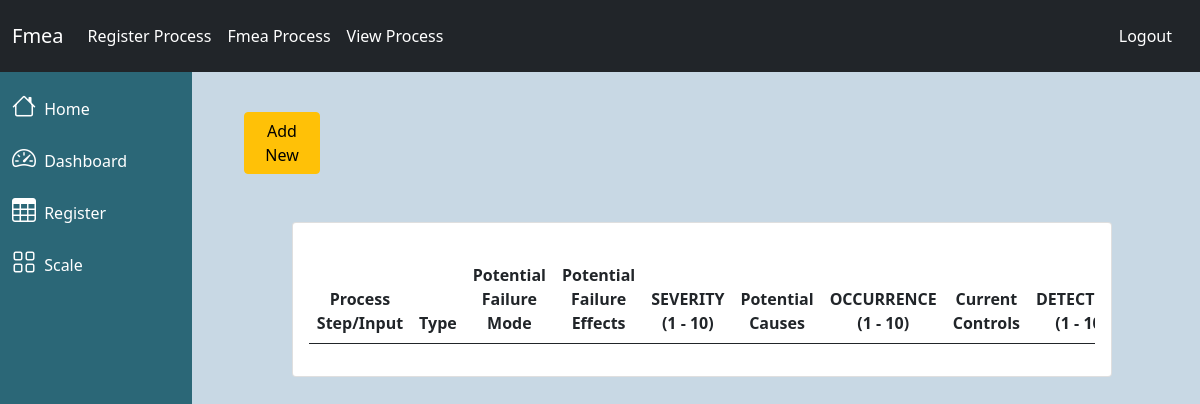
The page /fmea/fmView (signed in) on the database as committed earlier.
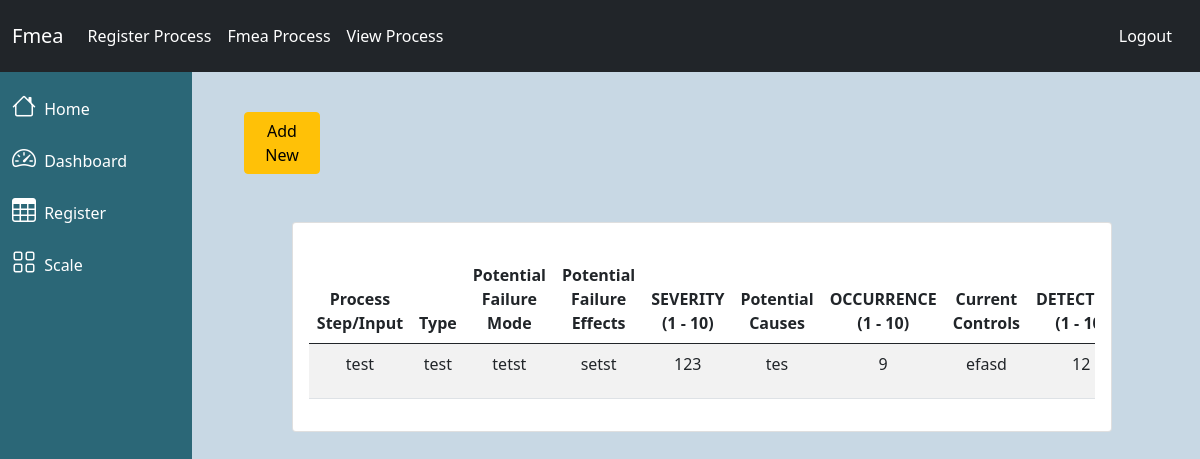
The same page on the database as committed later.
### fmea_form/models.py (models this page shows, shortened)
class FmeaProcess(models.Model):
    fmeaRegister= models.ForeignKey(FmeaRegister, on_delete=models.CASCADE)
    processStep= models.CharField(max_length=300)
    processType=models.CharField(max_length=300,null=True)
    potentialFaliureMode= models.CharField(max_length=300)
    potentialFailureEffect= models.CharField(max_length=300)
    severity = models.IntegerField(default=0)
    potentialCause= models.CharField(max_length=300)
    occurence = models.IntegerField(choices=occurance_choices,default=0)
    currentControls= models.CharField(max_length=300)
    detection = models.IntegerField(default=0)
    actionRecommended= models.CharField(max_length=300)
    responsiblePerson= models.CharField(max_length=200)
    actionTaken= models.CharField(max_length=300)
    @property
    def rpn(self):
        return self.severity*self.occurence*self.detection

### fmea_form/views.py (the view)
# urls.py: path('fmView',views.view_process,name="view_fmea"),
@login_required
def view_process(request):
    context={}
    context["dataset"]=FmeaProcess.objects.all()
    return render(request,"view_process.html",context)

### fmea_form/templates/view_process.html (shortened to what this page needs)
{% extends "base.html" %}
{% load static %}
{% load crispy_forms_tags %}
{% block content %}
  <div class="container-fluid contact">
        <div class="text-right mb-2">
            <a href="{% url 'fmeaprocess' %}"><button class="btn btn-warning col-md-1">Add New</button></a>
        </div>
      <div class="card m-5 p-3" >
          <div class="table-responsive">
              <table class="table table-striped  text-center mt-3" id="table_id" >
                  <thead class="thead-dark">
                    <tr>
                       <th>Process Step/Input</th>
                       <th>Type</th>
                       <th>Potential Failure Mode</th>
                       <th>Potential Failure Effects</th>
                       <th>SEVERITY (1 - 10)</th>
                       <th>Potential Causes</th>
                       <th>OCCURRENCE (1 - 10)</th>
                       <th>Current Controls</th>
                       <th>DETECTION (1 - 10)</th>
                      </tr>
                    </thead>
                    <tbody>
                          {% for data in dataset %}
                          <tr>
                              <td>{{data.processStep}}</td>
                              <td>{{data.processType}}</td>
                              <td>{{data.potentialFaliureMode}}</td>
                              <td>{{data.potentialFailureEffect}}</td>
                              <td>{{data.severity}}</td>
                              <td>{{data.potentialCause}}</td>
                              <td>{{data.occurence}}</td>
                              <td>{{data.currentControls}}</td>
                              <td>{{data.detection}}</td>
                          </tr>
                          {% endfor %}
                    </tbody>
              </table>
          </div>
      </div>
  </div>
{% endblock %}

### fmea_form/templates/base.html (shortened to what this page needs)
{% load static %}
{% load crispy_forms_tags %}
<!DOCTYPE html>
<html lang="en">
<head>
    <link href="https://cdn.jsdelivr.net/npm/bootstrap@5.0.0/dist/css/bootstrap.min.css" rel="stylesheet">
    <link rel="stylesheet" href="https://cdn.jsdelivr.net/npm/bootstrap-icons@1.5.0/font/bootstrap-icons.css">
    <link rel="stylesheet" type="text/css" href="https://cdn.datatables.net/1.11.3/css/dataTables.bootstrap5.min.css">
    <link rel="stylesheet"  href="{%  static  'css/style.css'  %}">
</head>
<body>
    <nav class="navbar navbar-expand-lg bg-dark">
        <div class="container-fluid">
          <a class="navbar-brand" href="#">Fmea</a>
          <div class="collapse navbar-collapse" id="navbarText">
            <ul class="navbar-nav me-auto mb-2 mb-lg-0">
              <li class="nav-item">
                <a class="nav-link active" aria-current="page" href="{% url 'fmea' %}">Register Process</a>
              </li>
              <li class="nav-item">
                <a class="nav-link" href="{% url 'fmeaprocess' %}">Fmea Process</a>
              </li>
              <li class="nav-item">
                <a class="nav-link" href="{% url 'view_fmea' %}">View Process</a>
              </li>
            </ul>
            <span class="navbar-text">
              <a class="nav-link" href="{% url 'logout' %}">Logout</a>
            </span>
          </div>
        </div>
    </nav>
    <div class="row">
        <div class="col-auto col-md-3 col-xl-2 col-lg-3 px-sm-2 px-0 bg-side">
            <div class="d-flex flex-column align-items-center align-items-sm-start px-3 pt-2 text-white min-vh-100">
                <ul class="nav nav-pills flex-column mb-sm-auto mb-0 align-items-center align-items-sm-start" id="menu">
                    <li class="nav-item">
                        <a href="{% url 'index' %}" class="nav-link align-middle px-0">
                            <i class="fs-4 bi-house"></i> <span class="ms-1 d-none d-sm-inline">Home</span>
                        </a>
                    </li>
                    <li class="nav-item">
                        <a href="{% url 'view_fmea' %}" class="nav-link align-middle px-0">
                            <i class="fs-4 bi-speedometer2"></i> <span class="ms-1 d-none d-sm-inline">Dashboard</span>
                        </a>
                    </li>
                    <li class="nav-item">
                        <a href="{% url 'fmea' %}" class="nav-link align-middle px-0">
                            <i class="fs-4 bi-table"></i> <span class="ms-1 d-none d-sm-inline">Register</span>
                        </a>
                    </li>
                    <li class="nav-item">
                        <a href="{% url 'view_fmea' %}" class="nav-link align-middle px-0">
                            <i class="fs-4 bi-grid"></i> <span class="ms-1 d-none d-sm-inline">Scale</span>
                        </a>
                    </li>
                </ul>
            </div>
        </div>
        <div class ="col-auto col-md-9 col-xl-10 col-lg-9 bgcolor" >
          {% block content %}{% endblock %}
        </div>
    </div>
</body>
</html>

### fmea_form/static/css/style.css (style rules this page uses)
.bgcolor { background-color: #c8d8e4; }
.bg-side { background-color: #2b6777; }
a, a:hover, a:focus, a:active { text-decoration: none; color:white !important; }
.contact { padding: 4%; height: 400px; }

Rows that differ between the two databases and show on the page:
added FmeaProcess: processStep "test", processType "test", potentialFaliureMode "tetst", potentialFailureEffect "setst", severity "123", potentialCause "tes", occurence "9", currentControls "efasd", detection "12"
